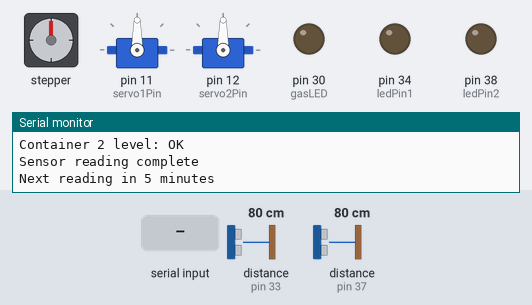
Simulated run of this sketch. Board: Arduino Mega 2560, built with avr-gcc and run on an emulated ATmega2560. Parts: stepper motor, 2 × servo, output pins drawn as LEDs (lit = HIGH), the last lines printed to the serial monitor. Wiring (inferred from the names in the program): 2 × ultrasonic range finder: trigger pin 32, echo pin 33 / trigger pin 36, echo pin 37; stepper motor driver (1600 steps per turn assumed): step pin 24; direction pin 22; enable pin 26. Inputs (shaded band) come from the test bench; at power-on: distance to the obstacle (sensors on pin 33, pin 37) 80 cm. The echo pulse lasts 58.3 µs per cm; pins used as bus, display or sensor lines are not drawn.

Above: at 1.3 s.
1.4 s: "BIO\n" received over Serial
At 1.9 s:
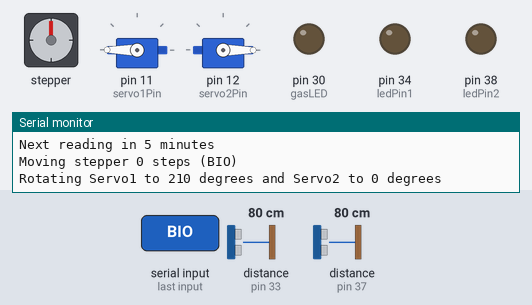
3.5 s: "NONBIO\n" received over Serial
At 6.0 s:
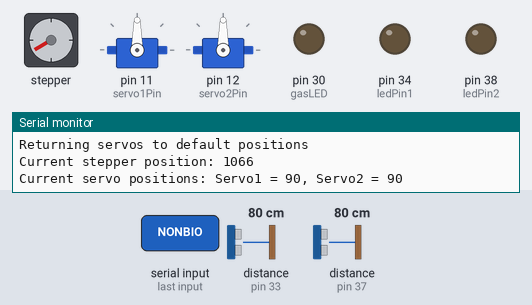
6.5 s: "RECY\n" received over Serial
At 10.6 s:
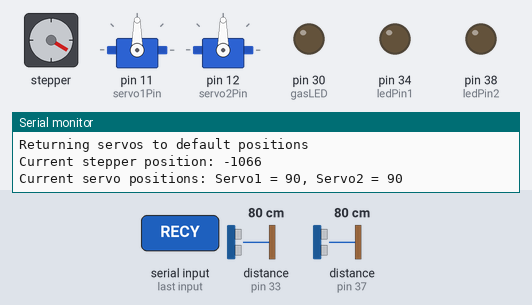
Timing chart, 0 to 12.1 s (numbered marks = the images above; inputs shaded):
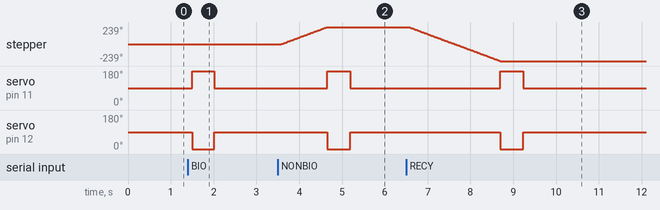

The sketch:

CODESASTEPPERARDUINO-1.ino
```cpp
#include <Servo.h>

// ===== PIN ASSIGNMENTS FOR ARDUINO MEGA =====
// TB6600 Stepper motor driver pins
const int stepPin = 24;    // STEP/PUL pin
const int dirPin = 22;     // DIR pin
const int enPin = 26;      // Enable pin

// Servo motor pins
const int servo1Pin = 11;
const int servo2Pin = 12;

// Gas sensor
const int gasPin = A0;
const int gasLED = 30;
const int gasThreshold = 870; // Adjusted to 200 ppm

// First ultrasonic sensor (fill level 1)
const int trigPin1 = 32;
const int echoPin1 = 33;
const int ledPin1 = 34;
const int distanceThreshold1 = 20; // cm

// Second ultrasonic sensor (fill level 2)
const int trigPin2 = 36;
const int echoPin2 = 37;
const int ledPin2 = 38;
const int distanceThreshold2 = 20; // cm

// ===== STEPPER MOTOR CONFIGURATION =====
// Steps per revolution for your motor
const int stepsPerRevolution = 1600;
// Delay between pulses for the stepper (microseconds)
const int stepDelay = 500;

// Initialize servo motors
Servo servo1;
Servo servo2;

// Variable to track current position of the stepper motor
int currentPosition = 0;

// Default servo positions
const int servo1Default = 90;
const int servo2Default = 90;

// Current positions for servos
int servo1Pos = servo1Default;
int servo2Pos = servo2Default;

// Variable to store the previous command
String previousCommand = "";

// Delay time for servo movement (in milliseconds)
const int servoDelay = 500;

// Timer variables for sensor readings
unsigned long previousSensorReadTime = 0;
const unsigned long sensorReadInterval = 300000; // 5 minutes in milliseconds (5 * 60 * 1000)

void setup() {
    Serial.begin(9600);

    // Setup TB6600 pins
    pinMode(stepPin, OUTPUT);
    pinMode(dirPin, OUTPUT);
    pinMode(enPin, OUTPUT);

    // Enable the stepper motor driver (LOW = enabled)
    digitalWrite(enPin, LOW);

    // Attach servo motors
    servo1.attach(servo1Pin);
    servo2.attach(servo2Pin);

    // Initialize servos to default position
    servo1.write(servo1Default);
    servo2.write(servo2Default);

    // Initialize pins for gas and ultrasonic sensors
    pinMode(trigPin1, OUTPUT);
    pinMode(echoPin1, INPUT);
    pinMode(trigPin2, OUTPUT);
    pinMode(echoPin2, INPUT);
    pinMode(gasPin, INPUT);

    pinMode(gasLED, OUTPUT);
    pinMode(ledPin1, OUTPUT);
    pinMode(ledPin2, OUTPUT);

    // Turn off all LEDs initially
    digitalWrite(gasLED, LOW);
    digitalWrite(ledPin1, LOW);
    digitalWrite(ledPin2, LOW);

    Serial.println("Automated Waste Segregation System");
    Serial.println("Enter command: BIO, NONBIO, or RECY");
    Serial.println("Sensor readings will occur every 5 minutes");

    // Do an initial sensor reading at startup
    readSensors();
    previousSensorReadTime = millis();
}

// Function to rotate stepper motor
void stepperMove(int steps) {
    // Set direction based on the sign of steps
    digitalWrite(dirPin, steps > 0 ? HIGH : LOW);

    // Convert steps to absolute value
    steps = abs(steps);

    // Move the required number of steps
    for(int i = 0; i < steps; i++) {
        digitalWrite(stepPin, HIGH);
        delayMicroseconds(stepDelay);
        digitalWrite(stepPin, LOW);
        delayMicroseconds(stepDelay);
    }
}

// Function to read all sensors
void readSensors() {
    Serial.println("Reading sensors...");

    // Read gas sensor
    int gasValue = analogRead(gasPin);
    if (gasValue > gasThreshold) {
        digitalWrite(gasLED, HIGH);
        Serial.println("WARNING: Toxic gas detected!");
    } else {
        digitalWrite(gasLED, LOW);
        Serial.println("Gas levels normal");
    }

    // Read first ultrasonic sensor (container 1)
    long duration1 = readUltrasonicSensor(trigPin1, echoPin1);
    float distance1 = duration1 * 0.034 / 2;

    if (distance1 < distanceThreshold1) {
        digitalWrite(ledPin1, HIGH);
        Serial.println("WARNING: Container 1 is full!");
    } else {
        digitalWrite(ledPin1, LOW);
        Serial.println("Container 1 level: OK");
    }

    // Read second ultrasonic sensor (container 2)
    long duration2 = readUltrasonicSensor(trigPin2, echoPin2);
    float distance2 = duration2 * 0.034 / 2;

    if (distance2 < distanceThreshold2) {
        digitalWrite(ledPin2, HIGH);
        Serial.println("WARNING: Container 2 is full!");
    } else {
        digitalWrite(ledPin2, LOW);
        Serial.println("Container 2 level: OK");
    }

    Serial.println("Sensor reading complete");
    Serial.println("Next reading in 5 minutes");
}

void loop() {
    // Check if it's time to read sensors (every 5 minutes)
    unsigned long currentMillis = millis();

    // Check if 5 minutes have passed (or if millis() has overflowed)
    if (currentMillis - previousSensorReadTime >= sensorReadInterval || currentMillis < previousSensorReadTime) {
        readSensors();
        previousSensorReadTime = currentMillis;
    }

    // Process commands for waste segregation
    if (Serial.available()) {
        String command = Serial.readStringUntil('\n');

        // Check if the command is the same as the previous one
        if (command == previousCommand) {
            Serial.println("Same command detected. Skipping stepper rotation.");

            // Still operate the servo motors
            if (command == "BIO" || command == "NONBIO" || command == "RECY") {
                // Rotate servos to their action positions
                servo1.write(210);
                servo2.write(0);
                servo1Pos = 210;
                servo2Pos = 0;
                Serial.println("Rotating Servo1 to 210 degrees and Servo2 to 0 degrees");

                // Wait for a moment
                delay(servoDelay);

                // Return servos to default positions
                servo1.write(servo1Default);
                servo2.write(servo2Default);
                servo1Pos = servo1Default;
                servo2Pos = servo2Default;
                Serial.println("Returning servos to default positions");
            }
        }
        else {
            // First, return to home position (zero) if not already there
            if (currentPosition != 0) {
                Serial.print("Resetting stepper position from ");
                Serial.print(currentPosition);
                Serial.println(" steps to 0...");

                // Move back to zero position using TB6600 driver
                stepperMove(-currentPosition);
                currentPosition = 0;
            }

            // Execute the stepper motor command
            if (command == "BIO") {
                // For BIO, you had 0 steps in original code, using same here
                stepperMove(0);
                currentPosition = 0;
                Serial.println("Moving stepper 0 steps (BIO)");

                // Now move servo motors
                servo1.write(210);
                servo2.write(0);
                servo1Pos = 210;
                servo2Pos = 0;
                Serial.println("Rotating Servo1 to 210 degrees and Servo2 to 0 degrees");

                // Wait for a moment
                delay(servoDelay);

                // Return servos to default positions
                servo1.write(servo1Default);
                servo2.write(servo2Default);
                servo1Pos = servo1Default;
                servo2Pos = servo2Default;
                Serial.println("Returning servos to default positions");
            }
            else if (command == "NONBIO") {
                // Move stepper motor using TB6600
                stepperMove(1066);
                currentPosition = 1066;
                Serial.println("Moving stepper forward 1066 steps (NONBIO)");

                // Now move servo motors
                servo1.write(210);
                servo2.write(0);
                servo1Pos = 210;
                servo2Pos = 0;
                Serial.println("Rotating Servo1 to 210 degrees and Servo2 to 0 degrees");

                // Wait for a moment
                delay(servoDelay);

                // Return servos to default positions
                servo1.write(servo1Default);
                servo2.write(servo2Default);
                servo1Pos = servo1Default;
                servo2Pos = servo2Default;
                Serial.println("Returning servos to default positions");
            }
            else if (command == "RECY") {
                // Move stepper motor using TB6600
                stepperMove(-1066);
                currentPosition = -1066;
                Serial.println("Moving stepper backward 1066 steps (RECY)");

                // Now move servo motors
                servo1.write(210);
                servo2.write(0);
                servo1Pos = 210;
                servo2Pos = 0;
                Serial.println("Rotating Servo1 to 210 degrees and Servo2 to 0 degrees");

                // Wait for a moment
                delay(servoDelay);

                // Return servos to default positions
                servo1.write(servo1Default);
                servo2.write(servo2Default);
                servo1Pos = servo1Default;
                servo2Pos = servo2Default;
                Serial.println("Returning servos to default positions");
            }
            else {
                Serial.println("Unknown command. Please enter BIO, NONBIO, or RECY.");
                // Don't update previousCommand for unknown commands
                return;
            }

            // Update the previous command
            previousCommand = command;
        }

        Serial.print("Current stepper position: ");
        Serial.println(currentPosition);
        Serial.print("Current servo positions: Servo1 = ");
        Serial.print(servo1Pos);
        Serial.print(", Servo2 = ");
        Serial.println(servo2Pos);
    }

    // Small delay to prevent CPU hogging
    delay(100);
}

// Function to read ultrasonic sensor
long readUltrasonicSensor(int trigPin, int echoPin) {
    // Clear the trigger pin
    digitalWrite(trigPin, LOW);
    delayMicroseconds(2);

    // Set the trigger pin HIGH for 10 microseconds
    digitalWrite(trigPin, HIGH);
    delayMicroseconds(10);
    digitalWrite(trigPin, LOW);

    // Read the echo pin, returns the sound wave travel time in microseconds
    return pulseIn(echoPin, HIGH);
}
```

Measured:
- after the input at 1.4 s, servo on pin 11 (servo1Pin): 90° → 180° after 0.10 s, → 90° 0.52 s later; servo on pin 12 (servo2Pin): 90° → 0° after 0.10 s, → 90° 0.52 s later
- after the input at 3.5 s, stepper: turns 239° clockwise in 1.1 s, starting after 0.08 s; servo on pin 11 (servo1Pin): 90° → 180° after 1.2 s, → 90° 0.54 s later; servo on pin 12 (servo2Pin): 90° → 0° after 1.2 s, → 90° 0.54 s later
- after the input at 6.5 s, stepper: turns 478° counter-clockwise in 2.1 s, starting after 0.05 s; servo on pin 11 (servo1Pin): 90° → 180° after 2.2 s, → 90° 0.54 s later; servo on pin 12 (servo2Pin): 90° → 0° after 2.2 s, → 90° 0.54 s later
